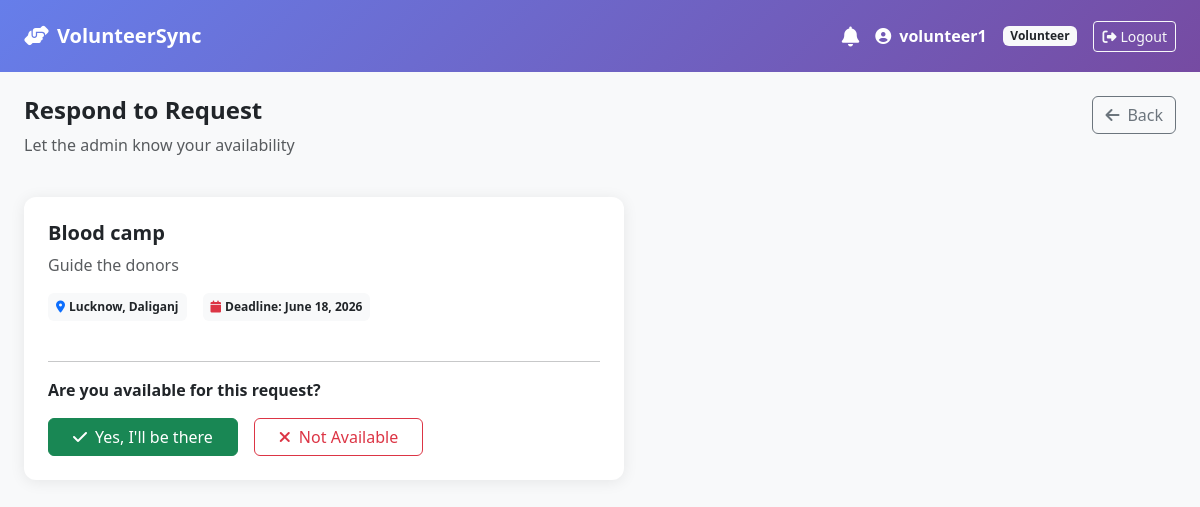
Page /request/1/respond/ (signed in) on the committed database.
### core/models.py (models this page shows)
class User(AbstractUser):
    ROLE_CHOICES = [('admin', 'Admin'), ('volunteer', 'Volunteer')]
    role = models.CharField(max_length=20, choices=ROLE_CHOICES, default='volunteer')
    region = models.CharField(max_length=100, blank=True)
    area = models.CharField(max_length=100, blank=True)
    phone = models.CharField(max_length=15, blank=True)

class VolunteerRequest(models.Model):
    title = models.CharField(max_length=200)
    description = models.TextField()
    region = models.CharField(max_length=100)
    area = models.CharField(max_length=100)
    deadline = models.DateField()
    raised_by = models.ForeignKey(User, on_delete=models.CASCADE, related_name='requests')
    created_at = models.DateTimeField(auto_now_add=True)

### core/views.py (the view, shortened to what this page needs)
# urls.py: path('request/<int:pk>/respond/', views.respond_request, name='respond_request'),
@login_required
def respond_request(request, pk):
    if request.user.role != 'volunteer':
        return redirect('dashboard')
    vr = get_object_or_404(VolunteerRequest, pk=pk)
    return render(request, 'respond_request.html', {'vr': vr})

### core/templates/respond_request.html (shortened to what this page needs)
{% extends 'base.html' %}
{% block content %}
<div class="row mb-4">
    <div class="col">
        <h4 class="fw-bold text-dark">Respond to Request</h4>
        <p class="text-muted">Let the admin know your availability</p>
    </div>
    <div class="col-auto">
        <a href="{% url 'dashboard' %}" class="btn btn-outline-secondary">
            <i class="fas fa-arrow-left me-2"></i>Back
        </a>
    </div>
</div>
<div class="card p-4" style="max-width:600px;">
    <div class="mb-4">
        <h5 class="fw-bold">{{ vr.title }}</h5>
        <p class="text-muted">{{ vr.description }}</p>
        <div class="d-flex gap-3 mt-3">
            <span class="badge bg-light text-dark p-2">
                <i class="fas fa-map-marker-alt me-1 text-primary"></i>{{ vr.region }}, {{ vr.area }}
            </span>
            <span class="badge bg-light text-dark p-2">
                <i class="fas fa-calendar me-1 text-danger"></i>Deadline: {{ vr.deadline }}
            </span>
        </div>
    </div>
    <hr>
    <form method="POST">
        <p class="fw-semibold mb-3">Are you available for this request?</p>
        <div class="d-flex gap-3">
            <button type="submit" name="status" value="accepted" class="btn btn-success px-4">
                <i class="fas fa-check me-2"></i>Yes, I'll be there
            </button>
            <button type="submit" name="status" value="rejected" class="btn btn-outline-danger px-4">
                <i class="fas fa-times me-2"></i>Not Available
            </button>
        </div>
    </form>
</div>
{% endblock %}

### core/templates/base.html (shortened to what this page needs)
<!DOCTYPE html>
<html lang="en">
<head>
    <link href="https://cdn.jsdelivr.net/npm/bootstrap@5.3.0/dist/css/bootstrap.min.css" rel="stylesheet">
    <link href="https://cdnjs.cloudflare.com/ajax/libs/font-awesome/6.4.0/css/all.min.css" rel="stylesheet">
</head>
<body>
{% if user.is_authenticated %}
<nav class="navbar navbar-expand-lg navbar-dark px-4 py-3">
    <a class="navbar-brand fw-bold fs-5" href="{% url 'dashboard' %}">
        <i class="fas fa-hands-helping me-2"></i>VolunteerSync
    </a>
    <div class="ms-auto d-flex align-items-center gap-3">
        <div class="position-relative">
            <a href="{% url 'notifications' %}" class="text-white text-decoration-none">
                <i class="fas fa-bell fa-lg"></i>
            </a>
        </div>
        <span class="text-white fw-semibold">
            <i class="fas fa-user-circle me-1"></i>
            {{ user.get_full_name|default:user.username }}
        </span>
        <span class="badge bg-light text-dark">{{ user.role|title }}</span>
        <a href="{% url 'logout' %}" class="btn btn-outline-light btn-sm">
            <i class="fas fa-sign-out-alt me-1"></i>Logout
        </a>
    </div>
</nav>
{% endif %}
<div class="container-fluid px-4 mt-4">
    {% block content %}{% endblock %}
</div>
</body>
</html>

### core/templates/base.html (style rules this page uses)
body { background-color: #f8f9fa; font-family: 'Segoe UI', sans-serif; }
.navbar { background: linear-gradient(135deg, #667eea 0%, #764ba2 100%); }
.card { border: none; box-shadow: 0 2px 15px rgba(0,0,0,0.08); border-radius: 12px; }

### rows in the picture
User: get_full_name "volunteer1", role "Volunteer"
VolunteerRequest: title "Blood camp", description "Guide the donors", region "Lucknow", area "Daliganj", deadline "June 18, 2026"
